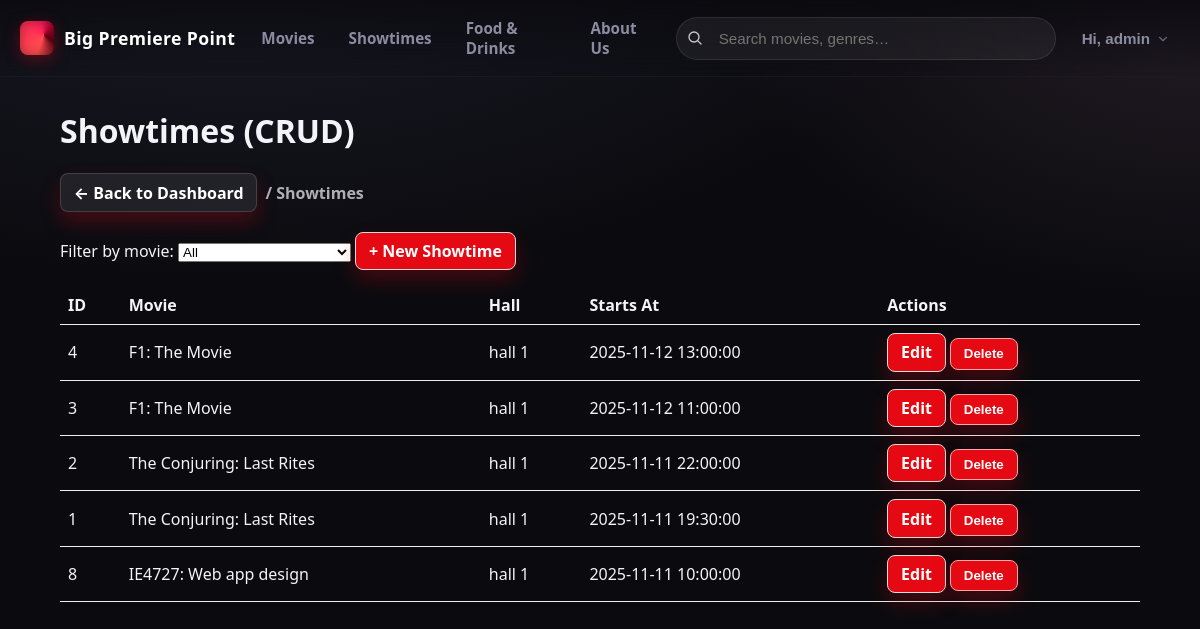
Screenshot of /pages/admin_showtimes.php (signed in) with the database file from the repository.
### tables this page shows
CREATE TABLE `showtimes` (
  `id` int(10) UNSIGNED NOT NULL,
  `movies_id` int(10) UNSIGNED NOT NULL,
  `hall_id` int(10) UNSIGNED NOT NULL,
  `starts_at` datetime NOT NULL
);

CREATE TABLE `movies` (
  `id` int(10) UNSIGNED NOT NULL,
  `title` varchar(200) NOT NULL,
  `description` text DEFAULT NULL,
  `runtime_min` int(10) UNSIGNED DEFAULT NULL,
  `rating` enum('G','PG','PG-13','NC-16','M18','R21') DEFAULT NULL,
  `poster_url` varchar(500) DEFAULT NULL,
  `created_at` timestamp NULL DEFAULT current_timestamp()
);

CREATE TABLE `halls` (
  `id` int(10) UNSIGNED NOT NULL,
  `name` varchar(50) NOT NULL,
  `rows_count` int(10) UNSIGNED NOT NULL,
  `cols_count` int(10) UNSIGNED NOT NULL
);

### includes/init.php (called while the page is built, shortened)
<?php
function url(string $path=''): string {
  return rtrim(BASE_URL,'/') . '/' . ltrim($path,'/');
}
?>

### pages/admin_showtimes.php (the view, shortened to what this page needs)
<?php
require_once __DIR__ . '/../includes/init.php';
$action   = $_GET['action'] ?? 'list';
$movie_id = isset($_GET['movie']) ? (int)$_GET['movie'] : null;
?>
<!doctype html>
<html lang="en">
<head>
  <link rel="stylesheet" href="<?= url('assets/styles.css') ?>">
</head>
<body>
<?php include __DIR__ . '/../includes/header.php'; ?>
<main class="container" style="max-width:1080px;margin:2rem auto">
  <h1>Showtimes (CRUD)</h1>
    <div class="admin-toolbar" style="margin: .5rem 0 1.25rem; display:flex; gap:.5rem; align-items:center;">
    <a class="btn ghost" href="<?= url('pages/admin.php') ?>">← Back to Dashboard</a>
    <?php
    $here = basename(__FILE__) === 'admin_movies.php' ? 'Movies' : 'Showtimes';
    ?>
    <span style="opacity:.7; font-weight:700;">/ <?= htmlspecialchars($here) ?></span>
    </div>
  <?php if ($action === 'list'): ?>
    <form method="get" style="margin:0 0 1rem">
      <label>Filter by movie:
        <select name="movie" onchange="this.form.submit()">
          <option value="">All</option>
        </select>
      </label>
      <a class="btn" href="<?= url('pages/admin_showtimes.php?action=create' . ($movie_id ? '&movie='.$movie_id : '')) ?>">+ New Showtime</a>
    </form>
    <?php
      $sql = "
        SELECT s.id, s.starts_at, m.title AS movie_title, m.id AS movie_id, h.name AS hall_name, h.id AS hall_id
        FROM showtimes s
        JOIN movies m ON m.id = s.movies_id
        JOIN halls  h ON h.id = s.hall_id
      ";
      $args = [];
      $sql .= " ORDER BY s.starts_at DESC";
      $st = $pdo->prepare($sql);
      $st->execute($args);
      $rows = $st->fetchAll(PDO::FETCH_ASSOC);
    ?>
    <table>
      <thead><tr><th>ID</th><th>Movie</th><th>Hall</th><th>Starts At</th><th>Actions</th></tr></thead>
      <tbody>
        <?php foreach ($rows as $r): ?>
          <tr>
            <td><?= (int)$r['id'] ?></td>
            <td><?= htmlspecialchars($r['movie_title']) ?></td>
            <td><?= htmlspecialchars($r['hall_name']) ?></td>
            <td><?= htmlspecialchars($r['starts_at']) ?></td>
            <td>
              <a class="btn" href="<?= url('pages/admin_showtimes.php?action=edit&id='.(int)$r['id']) ?>">Edit</a>
              <form class="inline" method="post" action="<?= url('pages/admin_showtimes.php?action=delete') ?>"
                    onsubmit="return confirm('Delete this showtime? (Bookings/items will cascade)');">
                <button class="btn btn-danger" type="submit">Delete</button>
              </form>
            </td>
          </tr>
        <?php endforeach; ?>
      </tbody>
    </table>
  <?php endif; ?>
</main>
</body>
</html>

### assets/styles.css (style rules this page uses)
:root { --bg: #0b0b0f; --panel: #12121a; --muted: #8b8ba1; --text: #f3f3f8; --accent: #e50914; --accent-2: #f5c518; --card: #1a1a24; --card-hover: #20202c; --ring: 0 0 0 2px rgba(229,9,20,.45); --radius: 16px; --shadow: 0 10px 30px rgba(0,0,0,.45); }
* { box-sizing: border-box; }
html, body { height: 100%; }
body { margin: 0; font-family: system-ui, -apple-system, Segoe UI, Roboto, Helvetica, Arial, "Apple Color Emoji", "Segoe UI Emoji"; color: var(--text); background: radial-gradient(1200px 600px at 20% -10%, #1b1b28 0%, transparent 60%), radial-gradient(800px 500px at 100% 0%, #231c24 0%, transparent 60%), var(--bg); overflow-x: hidden; }
.btn { appearance: none; border: 0; background: var(--accent); color: white; font-weight: 700; padding: 10px 14px; border-radius: 999px; cursor: pointer; box-shadow: 0 10px 20px rgba(229,9,20,.25); }
.btn.ghost { background: rgba(255,255,255,.08); border: 1px solid rgba(255,255,255,.15); }

### pages/admin_showtimes.php (style rules this page uses)
table { width:100%;border-collapse:collapse }
th,td { padding:.5rem;border-bottom:1px solid #eee;text-align:left }
.btn { display:inline-block;padding:.45rem .8rem;border-radius:8px;border:1px solid #ddd;text-decoration:none }
.btn-danger { border-color:#fca5a5 }
.inline { display:inline }

### rows the page displays
showtimes: id "4", movies.title "F1: The Movie", hall.name "hall 1", starts_at "2025-11-12 13:00:00"
showtimes: id "3", movies.title "F1: The Movie", hall.name "hall 1", starts_at "2025-11-12 11:00:00"
showtimes: id "2", movies.title "The Conjuring: Last Rites", hall.name "hall 1", starts_at "2025-11-11 22:00:00"
showtimes: id "1", movies.title "The Conjuring: Last Rites", hall.name "hall 1", starts_at "2025-11-11 19:30:00"
showtimes: id "8", movies.title "IE4727: Web app design", hall.name "hall 1", starts_at "2025-11-11 10:00:00"

### other values shown
$here "Showtimes"
